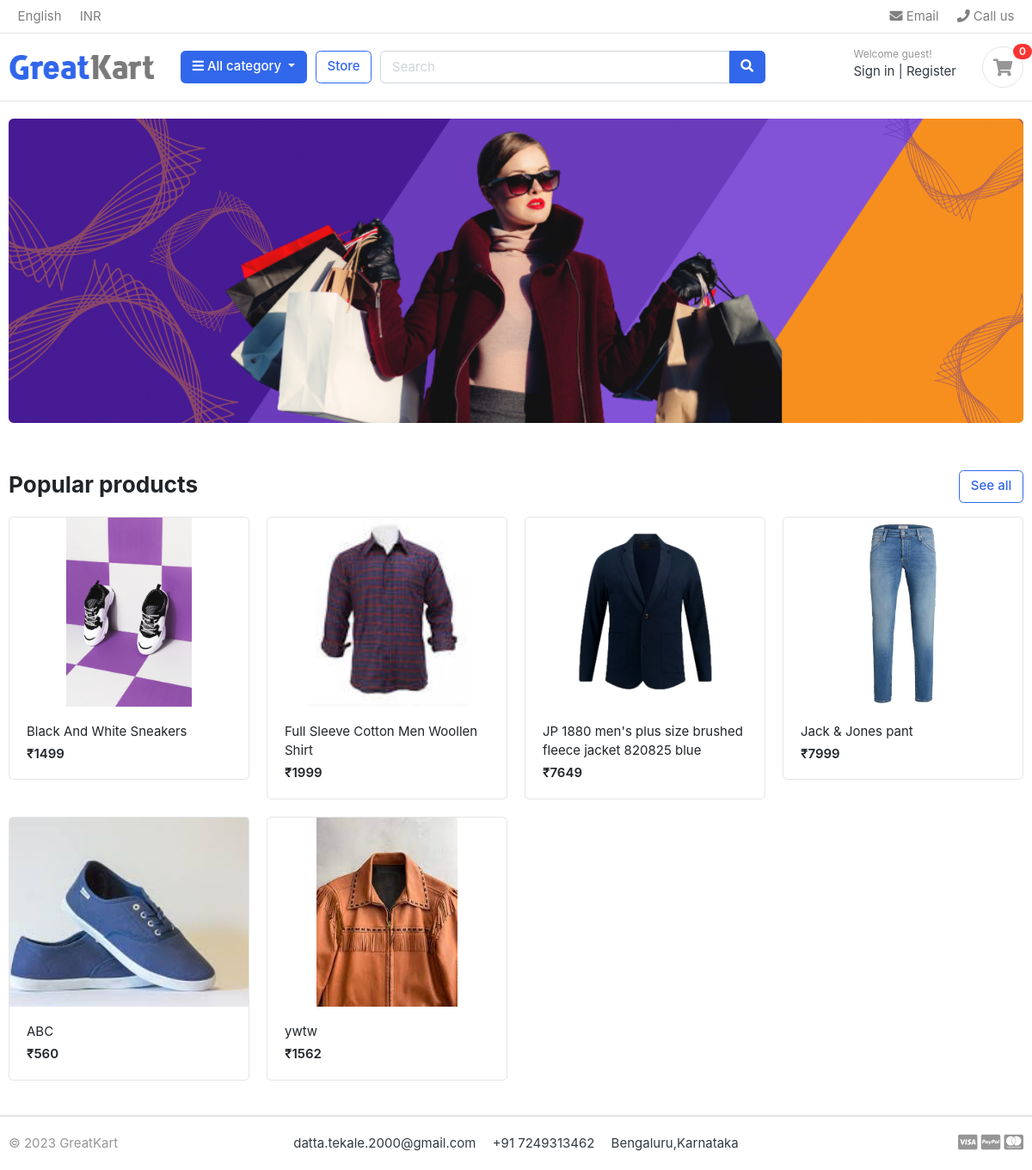
The page / on the database its author committed.
### store/models.py (models this page shows, shortened)
class product(models.Model):
    product_name  =models.CharField(max_length=200, unique=True)
    slug          =models.SlugField(max_length=200, unique=True)
    description   =models.TextField(max_length=500, blank=True)
    price         =models.IntegerField()
    images        =models.ImageField(upload_to='photos/products')
    stock         =models.IntegerField()
    is_available  =models.BooleanField(default=True)
    category      =models.ForeignKey(Category, on_delete=models.CASCADE)
    created_date  =models.DateTimeField(auto_now_add=True)
    modified_date =models.DateTimeField(auto_now=True)
    def get_url(self):
        return reverse('product_detail', args=[self.category.slug, self.slug])

### greatkart/views.py (the view)
# urls.py: 2. Add a URL to urlpatterns:  path('', views.home, name='home')
def home(request):
    products = product.objects.all().filter(is_available=True)
    context = {
        'products':products,
    }
    return render(request, 'home.html',context)

### category/context_processors.py (called while the page is built)
def menu_links(request):
    links = Category.objects.all()
    return dict(links=links)

### category/models.py (called while the page is built)
    def get_url(self):
            return reverse('products_by_category', args=[self.slug])

### templates/home.html
{% extends "base.html" %}
{% load static %}
{% block content %}
<section class="section-intro padding-y-sm">
<div class="container">
<div class="intro-banner-wrap">
	<img src="{% static "images/banners/1.png" %}" class="img-fluid rounded">
</div>
</div>
</section>
<section class="section-name padding-y-sm">
<div class="container">
<header class="section-heading">
	<a href="{% url 'store' %}"  class="btn btn-outline-primary float-right">See all</a>
	<h3 class="section-title">Popular products</h3>
</header>
<div class="row">
	{% for product in products %}
	<div class="col-md-3">
		<div class="card card-product-grid">
			<a href="{{product.get_url}}" class="img-wrap"> <img src=" {{product.images.url}}"></a>
			<figcaption class="info-wrap">
				<a href="{{product.get_url}}" class="title">{{product.product_name}}</a>
				<div class="price mt-1">₹{{product.price}}</div>
			</figcaption>
		</div>
	</div>
	{% endfor %}
</div>
</div>
</section>
</body>
</html>
{% endblock %}

### static/css/ui.css (style rules this page uses)
html { font-family: "Inter", sans-serif; font-size: 15px; }
.img-wrap { text-align: center; display: block; }
.img-wrap img { max-width: 100%; }
.padding-y-sm { padding-top: 20px; padding-bottom: 20px; }
.section-heading { margin-bottom: 20px; margin-top: 15px; }
.section-title { color: #212529; }
[class*=card-product] a.title { color: #212529; display: block; }
[class*=card-product] .img-wrap { overflow: hidden; position: relative; }
[class*=card-product] .img-wrap img { height: 100%; max-width: 100%; width: auto; display: inline-block; -o-object-fit: cover; object-fit: cover; }
.card-product-grid { margin-bottom: 20px; }
.card-product-grid .img-wrap { border-radius: 0.2rem 0.2rem 0 0; height: 220px; }
.card-product-grid .info-wrap { overflow: hidden; padding: 18px 20px; }
.card .img-wrap { overflow: hidden; }
.price { font-weight: 600; color: #212529; }

### rows shown on the page
product: images (picture), product_name "Black And White Sneakers", price "1499"
product: images (picture), product_name "Full Sleeve Cotton Men Woollen Shirt", price "1999"
product: images (picture), product_name "JP 1880 men's plus size brushed fleece jacket 820825 blue", price "7649"
product: images (picture), product_name "Jack & Jones pant", price "7999"
product: images (picture), product_name "ABC", price "560"
product: images (picture), product_name "ywtw", price "1562"
